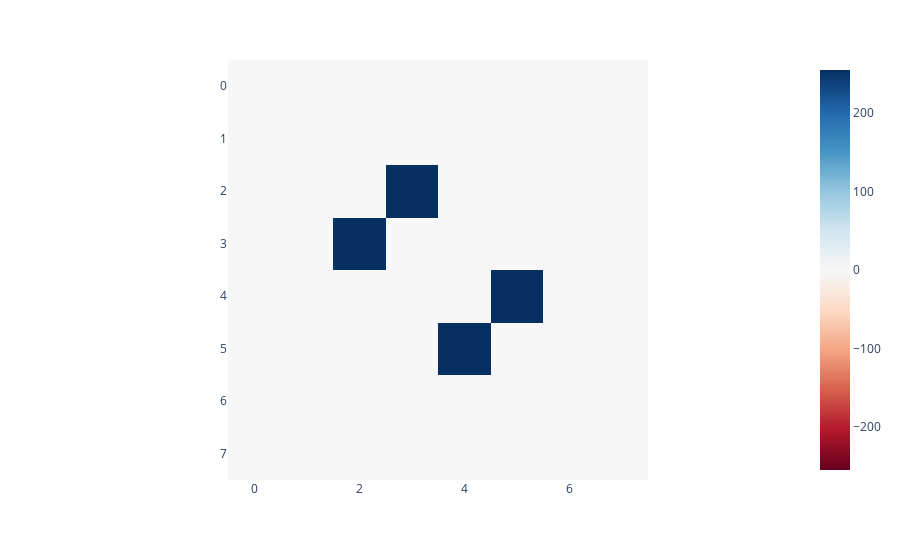
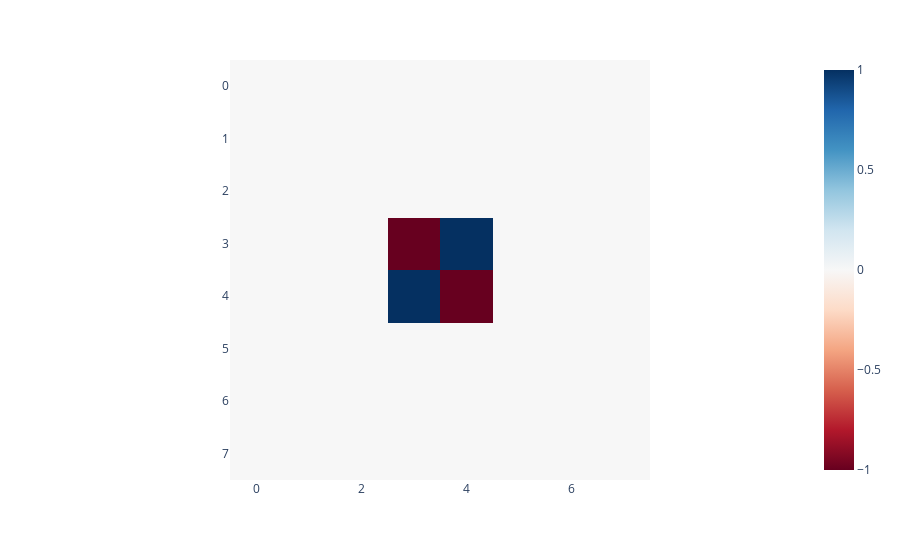

Here is the notebook cell these charts were saved with, in order:
### Code cell
imshow(val_valid[0, 0])
imshow(move_sequence_to_state(tokens_to_board(val_tokens[:1]))[0, 0])

### Figure 1 — Plotly figure (JSON) as saved in the notebook; plotly's stock layout.template omitted (floating-point values rounded to 4 significant figures)
{"data": [{"coloraxis": "coloraxis", "hovertemplate": "x: %{x}<br>y: %{y}<br>color: %{z}<extra></extra>", "name": "0", "type": "heatmap", "xaxis": "x", "yaxis": "y", "z": [[0, 0, 0, 0, 0, 0, 0, 0], [0, 0, 0, 0, 0, 0, 0, 0], [0, 0, 0, 255, 0, 0, 0, 0], [0, 0, 255, 0, 0, 0, 0, 0], [0, 0, 0, 0, 0, 255, 0, 0], [0, 0, 0, 0, 255, 0, 0, 0], [0, 0, 0, 0, 0, 0, 0, 0], [0, 0, 0, 0, 0, 0, 0, 0]]}], "layout": {"coloraxis": {"cmid": 0, "colorscale": [[0, "rgb(103,0,31)"], [0.1, "rgb(178,24,43)"], [0.2, "rgb(214,96,77)"], [0.3, "rgb(244,165,130)"], [0.4, "rgb(253,219,199)"], [0.5, "rgb(247,247,247)"], [0.6, "rgb(209,229,240)"], [0.7, "rgb(146,197,222)"], [0.8, "rgb(67,147,195)"], [0.9, "rgb(33,102,172)"], [1, "rgb(5,48,97)"]]}, "margin": {"t": 60}, "xaxis": {"anchor": "y", "constrain": "domain", "domain": [0, 1], "scaleanchor": "y"}, "yaxis": {"anchor": "x", "autorange": "reversed", "constrain": "domain", "domain": [0, 1]}}}

### Figure 2 — Plotly figure (JSON) as saved in the notebook; plotly's stock layout.template omitted (floating-point values rounded to 4 significant figures)
{"data": [{"coloraxis": "coloraxis", "hovertemplate": "x: %{x}<br>y: %{y}<br>color: %{z}<extra></extra>", "name": "0", "type": "heatmap", "xaxis": "x", "yaxis": "y", "z": [[0, 0, 0, 0, 0, 0, 0, 0], [0, 0, 0, 0, 0, 0, 0, 0], [0, 0, 0, 0, 0, 0, 0, 0], [0, 0, 0, -1, 1, 0, 0, 0], [0, 0, 0, 1, -1, 0, 0, 0], [0, 0, 0, 0, 0, 0, 0, 0], [0, 0, 0, 0, 0, 0, 0, 0], [0, 0, 0, 0, 0, 0, 0, 0]]}], "layout": {"coloraxis": {"cmid": 0, "colorscale": [[0, "rgb(103,0,31)"], [0.1, "rgb(178,24,43)"], [0.2, "rgb(214,96,77)"], [0.3, "rgb(244,165,130)"], [0.4, "rgb(253,219,199)"], [0.5, "rgb(247,247,247)"], [0.6, "rgb(209,229,240)"], [0.7, "rgb(146,197,222)"], [0.8, "rgb(67,147,195)"], [0.9, "rgb(33,102,172)"], [1, "rgb(5,48,97)"]]}, "margin": {"t": 60}, "xaxis": {"anchor": "y", "constrain": "domain", "domain": [0, 1], "scaleanchor": "y"}, "yaxis": {"anchor": "x", "autorange": "reversed", "constrain": "domain", "domain": [0, 1]}}}
